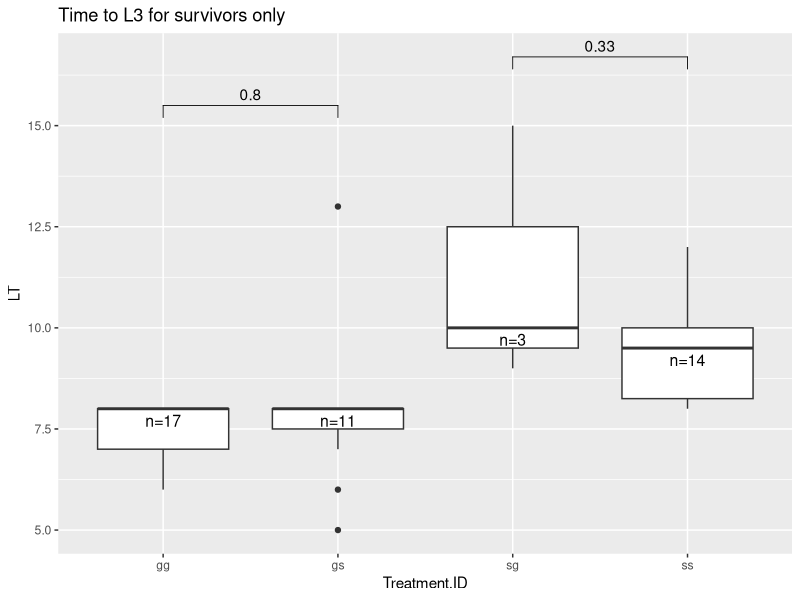
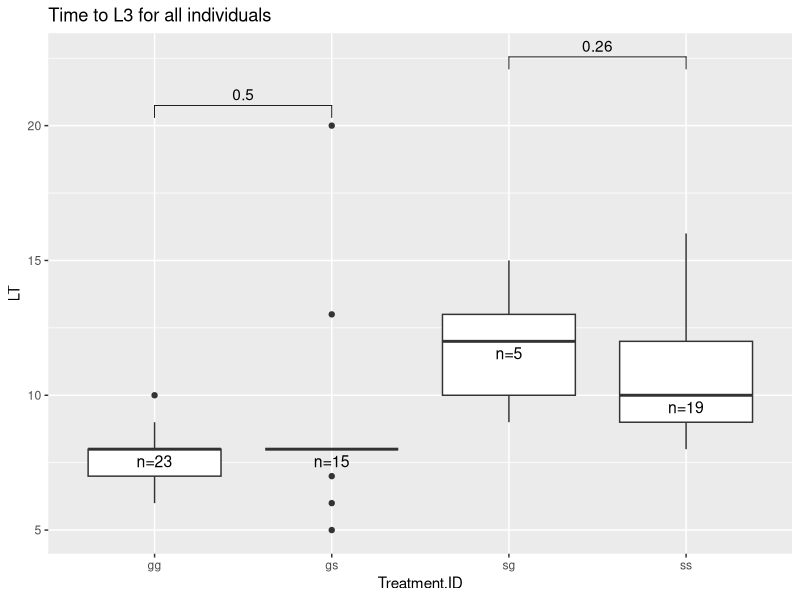
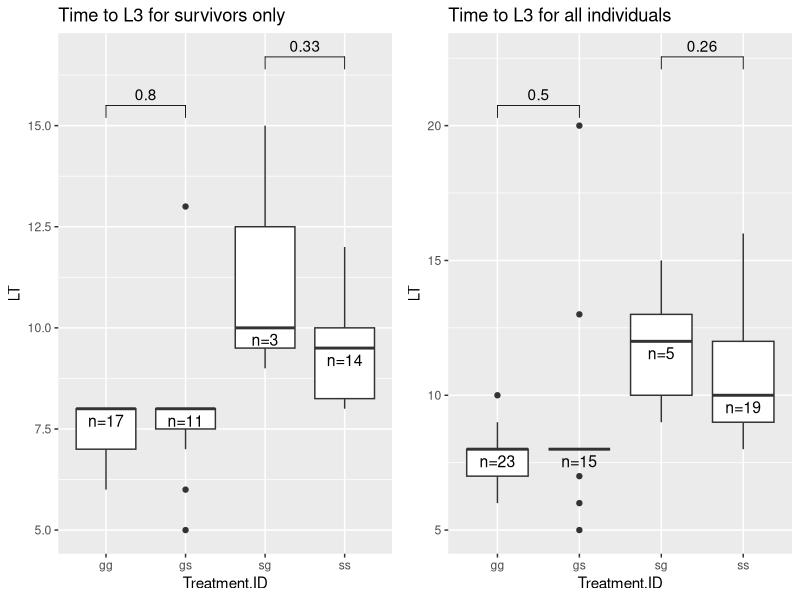
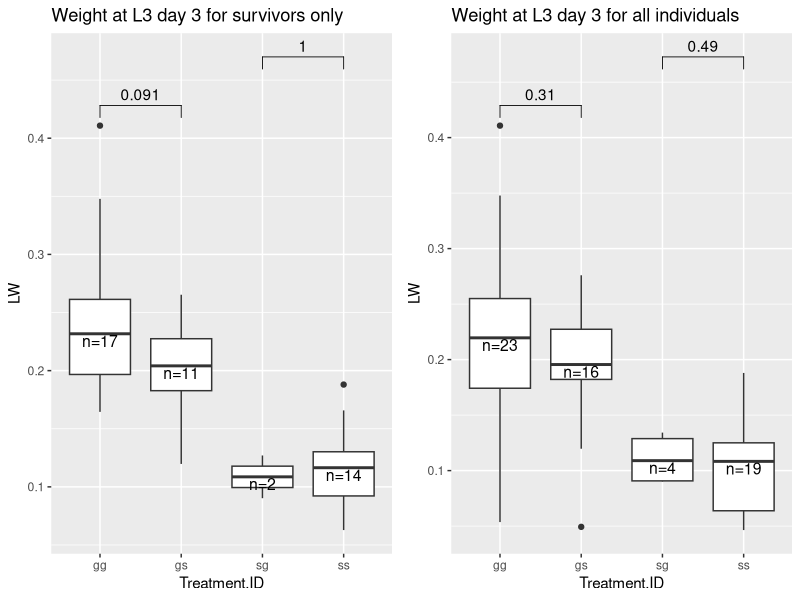
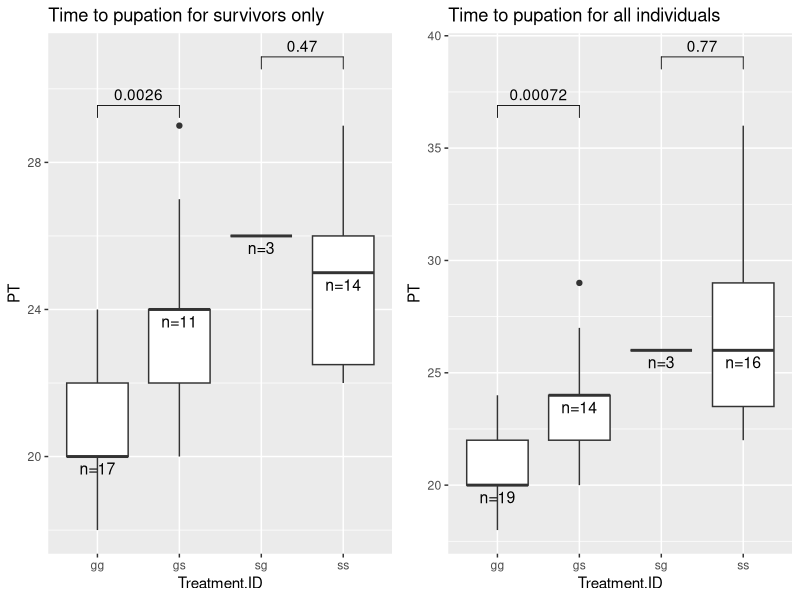
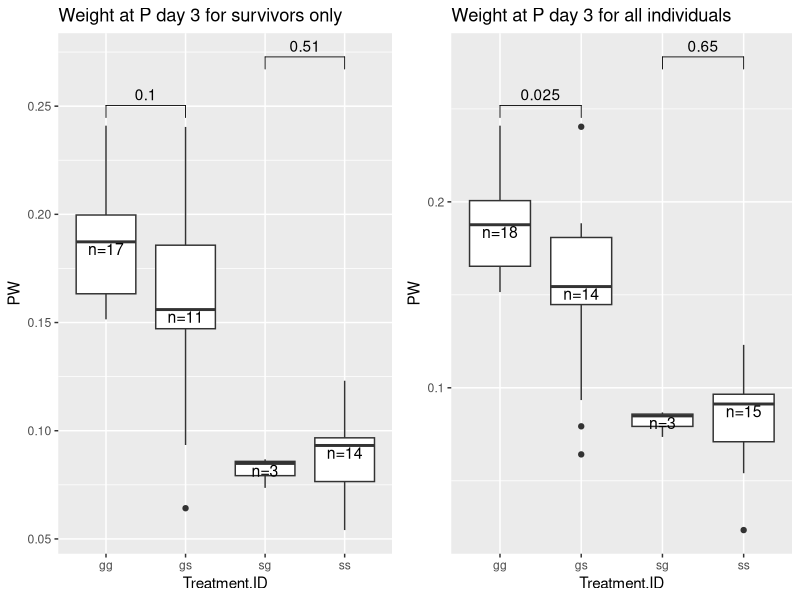
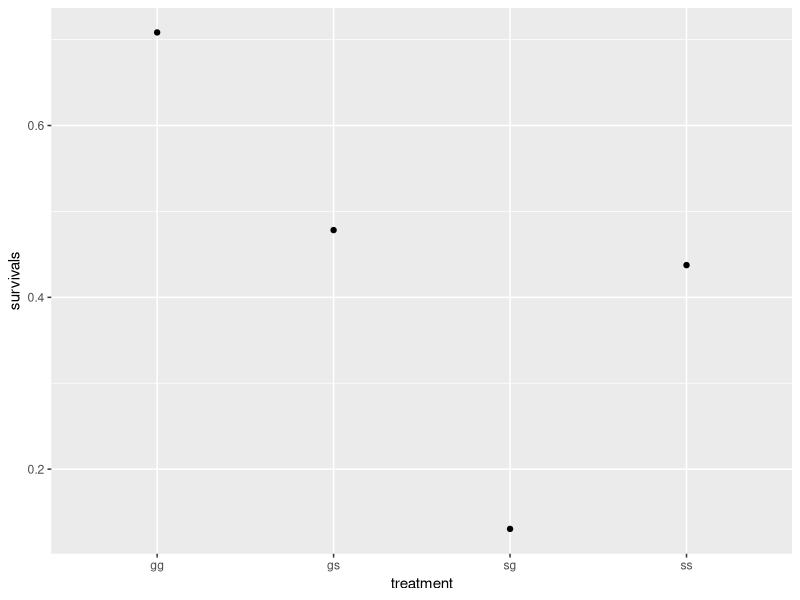
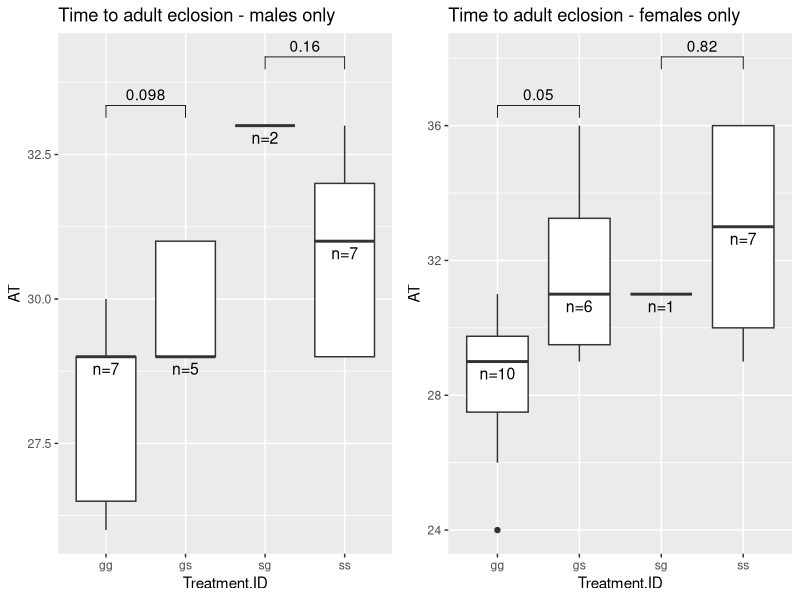

The R script that drew these images, in order:
## ---- chunk 1
knitr::opts_chunk$set(echo = FALSE, warning = FALSE, message = FALSE)
## ---- chunk 2

library(ggpubr)
library(gridExtra)



swap.orig <- read.csv("Microbiome swap data - Sheet1.csv")


treatments <- swap.orig$Treatment.ID

dead <- swap.orig[swap.orig$Dead. == "y",]
alive <- swap.orig[swap.orig$Dead. == "",]

alive.female <- alive[alive$Sex == "f",]

alive.male <- alive[alive$Sex == "m",]


alive$Treatment.ID <- as.factor(alive$Treatment.ID)
alive$LT <- as.numeric(alive$LT)


gg <- swap.orig[swap.orig$Treatment.ID == "gg",]

gs <- swap.orig[swap.orig$Treatment.ID == "gs",]

ss <- swap.orig[swap.orig$Treatment.ID == "ss",]

sg <- swap.orig[swap.orig$Treatment.ID == "sg",]


gg.survival <- (nrow(gg) - (sum(gg$Dead. == "y"))) / nrow(gg)

gs.survival <- (nrow(gs) - (sum(gs$Dead. == "y"))) / nrow(gs)

ss.survival <- (nrow(ss) - (sum(ss$Dead. == "y"))) / nrow(ss)

sg.survival <- (nrow(sg) - (sum(sg$Dead. == "y"))) / nrow(sg)

survivals <- c(gg.survival,gs.survival,ss.survival,sg.survival)
survivals <- as.data.frame(survivals)
survivals$treatment <- c("gg", "gs", "ss", "sg")

fun_length <- function(x){
  return(data.frame(y=median(x),label= paste0("n=", length(x))))
}


a <- ggplot(alive, aes(x = Treatment.ID, y = LT)) + geom_boxplot() + stat_compare_means(method = "wilcox.test", comparisons = list(c("gg","gs"), c("sg","ss"))) +
  stat_summary(aes(x=factor(Treatment.ID)), position=position_dodge(.9), fun.data = fun_length,  geom = "text",
               vjust = +1.5, size = 4) + labs(title = "Time to L3 for survivors only")

a

c <- ggplot(alive, aes(x = Treatment.ID, y = LW)) + geom_boxplot() + stat_compare_means(method = "wilcox.test", comparisons = list(c("gg","gs"), c("sg","ss"))) +
  stat_summary(aes(x=factor(Treatment.ID)), position=position_dodge(.9), fun.data = fun_length,  geom = "text",
               vjust = +1.1, size = 4) + labs(title = "Weight at L3 day 3 for survivors only")

e <- ggplot(alive, aes(x = Treatment.ID, y = PT)) + geom_boxplot() + stat_compare_means(method = "wilcox.test", comparisons = list(c("gg","gs"), c("sg","ss"))) +
  stat_summary(aes(x=factor(Treatment.ID)), position=position_dodge(.9), fun.data = fun_length,  geom = "text",
               vjust = +1.5, size = 4) + labs(title = "Time to pupation for survivors only")

g <- ggplot(alive, aes(x = Treatment.ID, y = PW)) + geom_boxplot() + stat_compare_means(method = "wilcox.test", comparisons = list(c("gg","gs"), c("sg","ss"))) +
  stat_summary(aes(x=factor(Treatment.ID)), position=position_dodge(.9), fun.data = fun_length,  geom = "text",
               vjust = +1.1, size = 4) + labs(title = "Weight at P day 3 for survivors only")

# Analyses done with individuals who died before adulthood


b <- ggplot(swap.orig, aes(x = Treatment.ID, y = LT)) + geom_boxplot() + stat_compare_means(method = "wilcox.test", comparisons = list(c("gg","gs"), c("sg","ss"))) +
  stat_summary(aes(x=factor(Treatment.ID)), position=position_dodge(.9), fun.data = fun_length,  geom = "text",
               vjust = +1.5, size = 4) + labs(title = "Time to L3 for all individuals")

b

d <- ggplot(swap.orig, aes(x = Treatment.ID, y = LW)) + geom_boxplot() + stat_compare_means(method = "wilcox.test", comparisons = list(c("gg","gs"), c("sg","ss"))) +
  stat_summary(aes(x=factor(Treatment.ID)), position=position_dodge(.9), fun.data = fun_length,  geom = "text",
               vjust = +1.1, size = 4) + labs(title = "Weight at L3 day 3 for all individuals")

f <- ggplot(swap.orig, aes(x = Treatment.ID, y = PT)) + geom_boxplot() + stat_compare_means(method = "wilcox.test", comparisons = list(c("gg","gs"), c("sg","ss"))) +
  stat_summary(aes(x=factor(Treatment.ID)), position=position_dodge(.9), fun.data = fun_length,  geom = "text",
               vjust = +1.5, size = 4) + labs(title = "Time to pupation for all individuals")

h <- ggplot(swap.orig, aes(x = Treatment.ID, y = PW)) + geom_boxplot() + stat_compare_means(method = "wilcox.test", comparisons = list(c("gg","gs"), c("sg","ss"))) +
  stat_summary(aes(x=factor(Treatment.ID)), position=position_dodge(.9), fun.data = fun_length,  geom = "text",
               vjust = +1.1, size = 4) + labs(title = "Weight at P day 3 for all individuals")


grid.arrange(a,b, ncol = 2)
grid.arrange(c,d, ncol = 2)
grid.arrange(e,f, ncol = 2)
grid.arrange(g,h, ncol = 2)


ae <- ggplot(alive, aes(x = Treatment.ID, y = AT)) + geom_boxplot() + stat_compare_means(method = "wilcox.test", comparisons = list(c("gg","gs"), c("sg","ss"))) +
  stat_summary(aes(x=factor(Treatment.ID)), position=position_dodge(.9), fun.data = fun_length,  geom = "text",
               vjust = +1.5, size = 4) + labs(title = "Time to adult eclosion")

tw <- ggplot(alive, aes(x = Treatment.ID, y = ATW)) + geom_boxplot() + stat_compare_means(method = "wilcox.test", comparisons = list(c("gg","gs"), c("sg","ss"))) +
  stat_summary(aes(x=factor(Treatment.ID)), position=position_dodge(.9), fun.data = fun_length,  geom = "text",
               vjust = +1.5, size = 4) + labs(title = "Adult thorax width")

ggplot(survivals, aes(x = treatment, y = survivals)) + geom_point() 

# two-proportions z-test, tests for significance in difference between porpotions for two populations that are:
# independent, large enough (>=5) (sg?), randomly selected. 
ggvgs.surv <- prop.test(x = c((nrow(gg) - (sum(gg$Dead. == "y"))), (nrow(gs) - (sum(gs$Dead. == "y")))), n = c(nrow(gg), nrow(gs)))

ggvgs.surv

ssvsg.surv <- prop.test(x = c((nrow(ss) - (sum(ss$Dead. == "y"))), (nrow(sg) - (sum(sg$Dead. == "y")))), n = c(nrow(ss), nrow(sg)))

ssvsg.surv


# Adult metrics seperately reported for males and females

me <- ggplot(alive.male, aes(x = Treatment.ID, y = AT)) + geom_boxplot() + stat_compare_means(method = "wilcox.test", comparisons = list(c("gg","gs"), c("sg","ss"))) +
  stat_summary(aes(x=factor(Treatment.ID)), position=position_dodge(.9), fun.data = fun_length,  geom = "text",
               vjust = +1.5, size = 4) + labs(title = "Time to adult eclosion - males only")

fe <- ggplot(alive.female, aes(x = Treatment.ID, y = AT)) + geom_boxplot() + stat_compare_means(method = "wilcox.test", comparisons = list(c("gg","gs"), c("sg","ss"))) +
  stat_summary(aes(x=factor(Treatment.ID)), position=position_dodge(.9), fun.data = fun_length,  geom = "text",
               vjust = +1.5, size = 4) + labs(title = "Time to adult eclosion - females only")

mfe <- grid.arrange(me,fe, ncol = 2)

grid.arrange(ae, mfe)



mw <- ggplot(alive.male, aes(x = Treatment.ID, y = ATW)) + geom_boxplot() + stat_compare_means(method = "wilcox.test", comparisons = list(c("gg","gs"), c("sg","ss"))) +
  stat_summary(aes(x=factor(Treatment.ID)), position=position_dodge(.9), fun.data = fun_length,  geom = "text",
               vjust = +1.5, size = 4) + labs(title = "Adult thorax width - males only")

fw <- ggplot(alive.female, aes(x = Treatment.ID, y = ATW)) + geom_boxplot() + stat_compare_means(method = "wilcox.test", comparisons = list(c("gg","gs"), c("sg","ss"))) +
  stat_summary(aes(x=factor(Treatment.ID)), position=position_dodge(.9), fun.data = fun_length,  geom = "text",
               vjust = +1.5, size = 4) + labs(title = "Adult thorax width - females only")

mfw <- grid.arrange(mw,fw, ncol = 2)

grid.arrange(tw, mfw)


# So, females are the ones eclosing later and coming out smaller for the most part.  Males don't show any real significant difference.  Opposite of what other studies in the lab seem to have shown when looking at sex differences, where males are more responsive to fitness challenges.  Most likely explanation is that my data are wrong and the existing evidence is correct.

